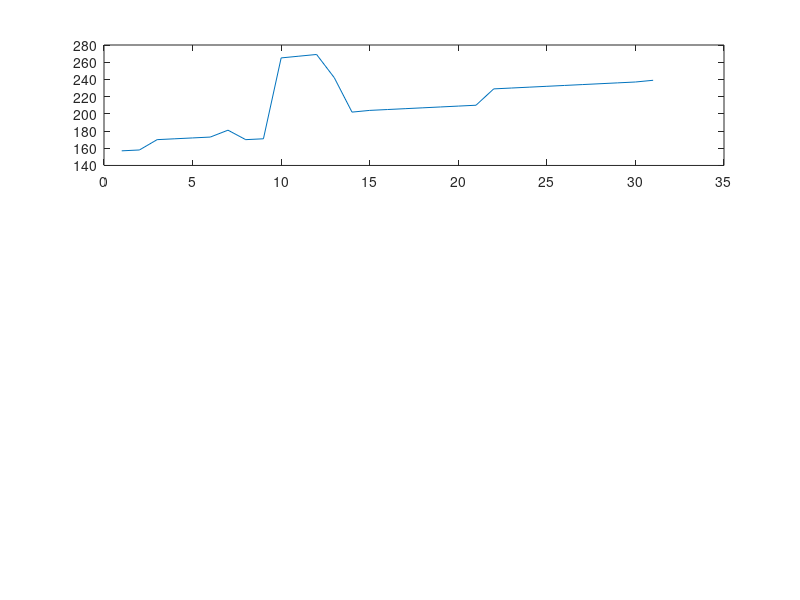

Here is the MATLAB script that generated this plot: (Note: this script raises an error after producing the figure.)
period=[1:1:31];
age=[157;158;170;171;172;173;181;170;171;265;267;269;242;202;204;205;206;207;208;209;210;229;230;231;232;233;234;235;236;237;239];
subplot(3,1,1)
plot(age');

yy1 = smooth(period,age,0.4,'loess');
yy2 = smooth(period,age,0.2,'rloess');
subplot(3,2,2)
plot(yy1)
subplot(3,3,3)
plot(yy2)
[Maxima,MaxIdx] = findpeaks(Data);
DataInv = 1.01*max(Data) - Data;
[Minima,MinIdx] = findpeaks(DataInv);
Minima = Data(MinIdx);